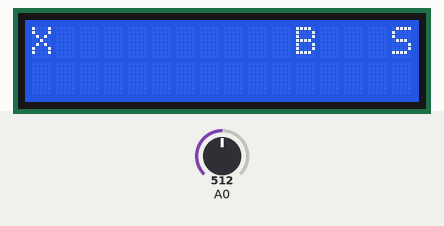
The sketch below on a simulated Arduino Uno, built with avr-gcc and run on an emulated ATmega328P. Parts: 16×2 character LCD. The inputs (shaded band) are chosen by the test bench; at power-on: A0 = 512. Random numbers use the default seed unless the sketch sets one.

Above: at 0.99 s.
1.3 s: A0 set to 205
At 1.6 s:
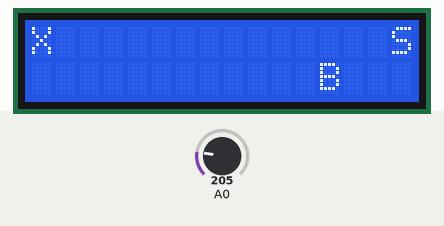
2.9 s: A0 set to 178
At 3.24 s:
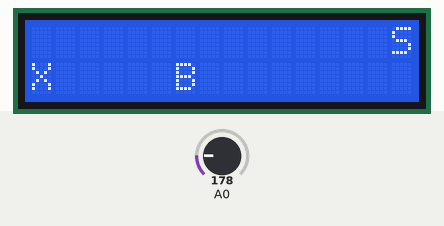
At 3.86 s:
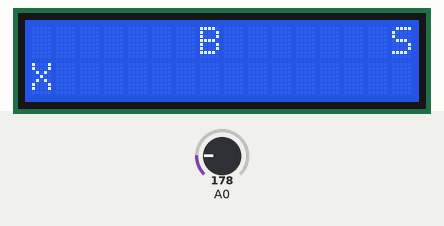
5.2 s: A0 set to 55
8.2 s: A0 set to 44
9.7 s: A0 set to 781
11.2 s: A0 set to 807
At 12.5 s:
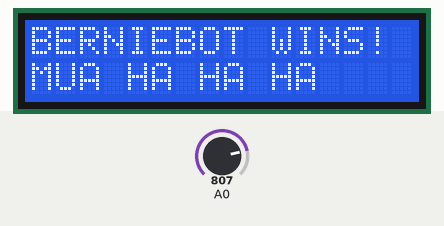
Timing chart, 0 to 14.0 s (numbered marks = the images above; inputs shaded):
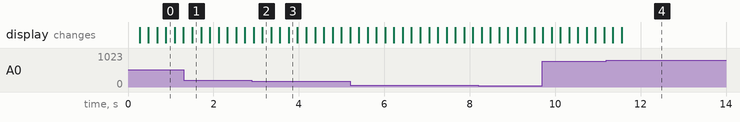

Measured:
- the behaviour switches between 195 and 194 on A0 (found by bisection; images 1 and 2)
- the behaviour switches between 789 and 790 on A0 (found by bisection; images 3 and 4)

The sketch:

berniebot.ino
```cpp
//Sample using LiquidCrystal library
#include <LiquidCrystal.h>

/*******************************************************

This program will test the LCD panel and the buttons
Mark Bramwell, July 2010

********************************************************/

// select the pins used on the LCD panel
LiquidCrystal lcd(8, 9, 4, 5, 6, 7);

// define some values used by the panel and buttons
int lcd_key     = 0;
int adc_key_in  = 0;
int estado      = 0;
int pos_x       = 0;
int pos_y       = 0;
int bernie_pos_x = 10;
int bernie_pos_y = 1;

#define btnRIGHT  0
#define btnUP     1
#define btnDOWN   2
#define btnLEFT   3
#define btnSELECT 4
#define btnNONE   5

#define PRESENTACION 0
#define JUEGO 1
#define WIN 2
#define GAMEOVER 3

// read the buttons
int read_LCD_buttons()
{
 adc_key_in = analogRead(0);      // read the value from the sensor
 // my buttons when read are centered at these valies: 0, 144, 329, 504, 741
 // we add approx 50 to those values and check to see if we are close
 if (adc_key_in > 1000) return btnNONE; // We make this the 1st option for speed reasons since it will be the most likely result

 if (adc_key_in < 50)   return btnRIGHT;
 if (adc_key_in < 195)  return btnUP;
 if (adc_key_in < 380)  return btnDOWN;
 if (adc_key_in < 555)  return btnLEFT;
 if (adc_key_in < 790)  return btnSELECT;


 return btnNONE;  // when all others fail, return this...
}

void getNewBernieBotPosition()
{
  int x = random(-1,2);
  int y = random(-1,2);

  if (x == 0)
    x = -1;
  if (y == 0)
    y = -1;

  if (bernie_pos_x + x < 0 || bernie_pos_x + x > 15)
    bernie_pos_x -= x;
  else
    bernie_pos_x += x;

  if (bernie_pos_y + y < 0 || bernie_pos_y + y > 1)
    bernie_pos_y -= y;
  else
    bernie_pos_y += y;
}

boolean ganoBernie()
{
  if (bernie_pos_x == pos_x && bernie_pos_y == pos_y)
    return true;
  else
    return false;
}

boolean ganoManu()
{
  if (pos_x == 15 && pos_y == 0)
    return true;
  else
    return false;
}

int process_estado(int key, int estado)
{
  if (estado == PRESENTACION)
  {
    if (key != btnNONE)
    {
      return JUEGO;
    }
    else
    {
      return PRESENTACION;
    }
  }
  if (estado == JUEGO)
  {
    if (key != btnNONE)
        getNewBernieBotPosition();

    switch (lcd_key)               // depending on which button was pushed, we perform an action
    {
      case btnRIGHT:
      {
        if (pos_x < 15)
          pos_x++;
        break;
      }
      case btnLEFT:
      {
        if (pos_x > 0)
          pos_x--;
        break;
      }
      case btnUP:
      {
        if (pos_y < 1)
          pos_y++;
        break;
      }
      case btnDOWN:
      {
        if (pos_y > 0)
          pos_y--;
        break;
      }
      case btnNONE:
      {
        break;
      }
      case btnSELECT:
      {
        break;
      }
    }
    return estado;
  }
  if (estado == GAMEOVER || estado == WIN)
     if (key != btnNONE)
        return PRESENTACION;
     else
        return estado;
}

void setup()
{
 lcd.begin(16, 2);              // start the library
 randomSeed(analogRead(1));
}

void loop()
{
 if (estado == PRESENTACION)
 {
   lcd.setCursor(0,0);
   lcd.print("BERNIEBOT ATACA!");// print a simple message
   lcd.setCursor(0,1);
   lcd.print("RESCATA A MANU!");// print a simple message
 } else if (estado == JUEGO)
 {
   lcd.setCursor(0,0);
   lcd.print("               S");
   lcd.setCursor(0,1);
   lcd.print("                ");

   lcd.setCursor(pos_x,pos_y);
   lcd.print("X");

   lcd.setCursor(bernie_pos_x, bernie_pos_y);
   lcd.print("B");

   if (ganoBernie())
     estado = GAMEOVER;
   if (ganoManu())
     estado = WIN;
 } else if (estado == GAMEOVER)
 {
   lcd.setCursor(0,0);
   lcd.print("BERNIEBOT WINS! ");// print a simple message
   lcd.setCursor(0,1);
   lcd.print("MUA HA HA HA    ");// print a simple message
 }else if (estado == WIN)
 {
   lcd.setCursor(0,0);
   lcd.print("THAT'S WHAT     ");// print a simple message
   lcd.setCursor(0,1);
   lcd.print("       SHE SAID ");// print a simple message
 }
 lcd_key = read_LCD_buttons();
 estado = process_estado(lcd_key, estado);
 delay(200);

}
```
